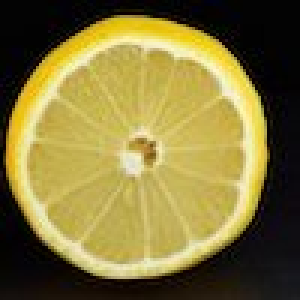
#> input picture Fall-23-APML-Public-main/Images/lemon.jpeg, 100 x 100 px, found by its file name (shown 3 times larger)
$ jupyter execute HW1.ipynb
#> lines starting #> are read from the running program, lines starting #| are printed output that depends on the picture
<table>
 <tr align=left><td>
 <td>This notebook is provided under the Creative Commons Attribution license, CC-BY 4.0. All code is made available under MIT License (c) Arash Sarshar.</td>
 <td> </td>
</table>

## Some ground rules for writing good responses in your assignments

* Make sure that you provide ample comments to communicate what you are trying to do clearly. Do not assume that anyone reading the code would immediately  understand the context.
* If you need to create new variables, think about naming them in descriptive ways.
* Each and every output should be reproducible. If you are creating a plot, make sure you include the code for that plot.
* Cite your references, including AI ones.

## Let's load the lemon picture again

[cell 1]
import numpy as np
from numpy.linalg import *
from PIL import Image
import matplotlib.pyplot as plt

PIL stands for Python Imaging Library, and it provides the necessary tools and functions for handling images in Python. It is used for image processing, manipulation, and analysis.

[cell 2]
image = np.array(Image.open('./Images/lemon.jpeg'))
#> image is the input picture: shape (100, 100, 3); mean R, G, B 130.2, 117.5, 59.3

## Part 1

Write a block of commands that does the following.

1. Print the shape of the image
1. Create a new variable called `img_single_channel` that is equivalent to __the last color channel__ of `image`
3. Print the shape of `img_single_channel` to check that it has the same number of pixels as the original image
4. Use `plt.imshow` to plot  `img_single_channel`

[cell 3]
#import cv2 to use OpenCV library for color extraction from a specific channel
import cv2

#prints out the deminison of the image in form a tuple
print(image.shape)
#| (100, 100, 3)

#Note: I am not sure if this is the correct way of getting the last color channel, which I assume is Blue from the RGB. Thus is why I imported cv2
#reads the image
img = cv2.imread('./Images/lemon.jpeg')

#sets new variable to last color channel, Blue
img_single_channel = img[:,:,0]
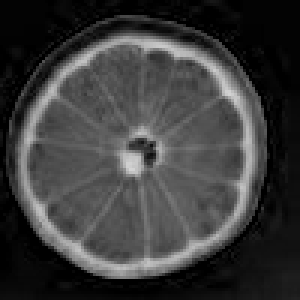
#> img_single_channel: shape (100, 100) (shown 3 times larger); min 0, max 211, mean 59.3

#prints out the deminisons of the new image
print(img_single_channel.shape)
#| (100, 100)

#plots the new image with just one color channel
plt.imshow(img_single_channel)

## Part 2

Write a block of commands that does the following.

1. Create a new variable called `img_average_channel` that is equivalent to __the average of all three color channels__ of `image`
3. Print the shape of `img_average_channel` to check that it has the same number of pixels as the original image
4. Use `plt.imshow` to plot  the original image in `image`, compare the result with the result of `Part 1`, and comment on the differences and which one you would say is better

[cell 4]
#To take the average of all three color channels, we call np.mean and input the image and 0 to get the average
img_average_channel = np.mean(image,2)
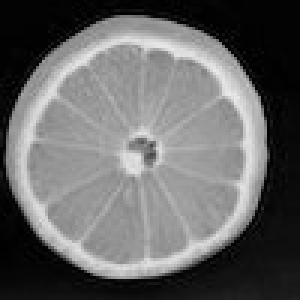
#> img_average_channel: shape (100, 100) float64 (shown 3 times larger); min 0, max 234.7, mean 102.3

 #Now print out the deminison of the average image and then plot the original image
print(img_average_channel.shape)
#| (100, 100)
plt.imshow(image)

Comparing the two images, the difference from the two is that the image from Part 1 comes out as a heat map or a possible depths of the colors since we are looking only at the last color channel for the Part 1 image.

## Part 3

1. Describe what an identity matrix is. What does multiplying with an identity matrix do?
1. Create an identity matrix called `identity_matrix` that has the same size as `img_average_channel`.
2. Print a random row out of `identity_matrix` and describe your observations.

An identity matrix is a sqaure matrix that has ones (1) diagonally and rest of the elements are zeros. Multiplying an identity matrix with a matrix just results in the original matrix as the identity matrix does not change the original matrix

[cell 5]
#Using np.eye to create an identity matrix with the average number of row and columns of img_average_channel
identity_matrix = np.eye(img_average_channel.shape[0])

#Grabing a random row from identity matrix by using np.random.randint which randomize a row with index [0,99]
rand_matrix = identity_matrix[np.random.randint(0,99)]
print(rand_matrix)
#| [0. 0. 0. 0. 0. 0. 0. 0. 0. 0. 0. 0. 0. 0. 0. 0. 0. 0. 0. 0. 0. 0. 0. 0.
#|  0. 0. 0. 0. 0. 0. 0. 0. 0. 0. 0. 0. 0. 0. 0. 0. 0. 0. 0. 0. 1. 0. 0. 0.
#|  0. 0. 0. 0. 0. 0. 0. 0. 0. 0. 0. 0. 0. 0. 0. 0. 0. 0. 0. 0. 0. 0. 0. 0.
#|  0. 0. 0. 0. 0. 0. 0. 0. 0. 0. 0. 0. 0. 0. 0. 0. 0. 0. 0. 0. 0. 0. 0. 0.
#|  0. 0. 0. 0.]

Only one value is is 1 is printed out in a random row as the rest are 0

## Part 4

We are going to use `identity_matrix` to scramble the rows and columns of `img_average_channel`.

1. First, create a numpy array that contains the numbers $0,1, \cdots, N$ where $N$ is the number of rows in the image.

2. Use `numpy.random.shuffle` to shuffle the indices. Call the shuffled array, `rows`

4. Print `rows` and inspect the elements.

[cell 6]
#Generates a list of row indices from number of rows in the original image
rows = np.arange(image.shape[0])
#> rows = 100 values from 0 to 99

#Shuffles the row indices
np.random.shuffle(rows)

#Prints out the shuffled row indices
print(rows)
#| [26 86  2 55 75 94 16 73 54 96 53 93 78 13  7 30 22 24 33  8 43 62  3 71
#|  45 48  6 44 82 76 60 80 91 68 51 27 18 56 63 74  1 61 42 41  4 15 17 40
#|  38  5 92 59  0 34 28 50 11 35 23 52 10 31 66 57 79 85 32 84 14 90 19 29
#|  49 98 99 69 20 95 72 77 25 37 81 46 39 65 58 12 89 88 70 87 36 21 83  9
#|  97 67 64 47]

## Part 5

1. Use your array of random row indices to create a new matrix `T` from `identity_matrix`. Overall, `T` has the same elements as `identity_matrix`, but the order of the rows of `T` should be according to the variable `rows`
2. Take a moment to think about what we are doing here. Describe in your own words what matrix `T` is.
3. Sanity check, print the shape of `T` and make sure it is the same size as `identity_matrix` and `img_average_channel`. If you need to,  reshape it to have the same size.

[cell 7]
#Creates new matrix with indentity matrix of shuffled row indices
T = identity_matrix[rows]

#A sanity check to make sure shape of T is same as identity_matrix and img_average_channel
print(T.shape)
#| (100, 100)

## Part 6

1. Matrix multiply `T` and `img_average_channel` and store the result in `transformed_image`. Check the shape of the result.
2. Plot `transformed_image` and describe the pattern you see.
3. Think about what each dot product in the matrix multiplication is doing. Describe in your own words what this transformation is doing to the original image.

[cell 8]
#New matrix is set that is a multiple of T and img_average_channel
transformed_image = T @ img_average_channel
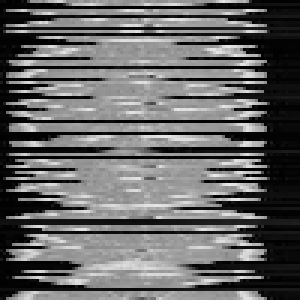
#> transformed_image: shape (100, 100) float64 (shown 3 times larger); min 0, max 234.7, mean 102.3

#Prints out the new matrix
print(transformed_image.shape)
#| (100, 100)

#Plots the new matrix
plt.imshow(transformed_image)

The new image is now a scramble image of the lemon, almost as wave length but shown vertically.The colors are kept the same but now the rows are shuffled around due to using dot product on the shuffled Identity Matrix and the Average Channel matrix.

## Part 7

1. We now want to retrieve the original image. Is matrix `T` invertible? How would you show that it is invertible?
2. Compute the inverse and store the matrix in `Tinv`.
3. Perform the inverse of the scrambling operation and plot the result to show that you retrieved the original image.

We can show that matrix T is invertible by calculating the determinant matrix of T. If the result is not equal to 0, then the matrix is invertible.

[cell 9]
#Using linalg.det to determine the determinant of Matrix T
det_T = np.linalg.det(T)
#> det_T = 1
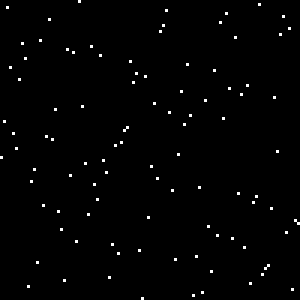
#> T: shape (100, 100) float64 (shown 3 times larger); values 0 (black) and 1 (white), 1% white in thin lines or dots

#Prints out the result of the determinant
print(det_T)
#| 1.0

#Using linalg.inv to get the inverse of Matrix T
Tinv = np.linalg.inv(T)

#Multply the inverse of Matrix T to the tranformed image
org_image = Tinv @ transformed_image

#Plot the matrix multiplication
plt.imshow(org_image)

## Part 8: Extra Points

* We want to perform the same operations but on the columns of the original image. How would you do the matrix algebra? Plot the scrambled image for the proof of concept.

[cell 10]
#Generates a list of col indices from number of cols in the original image
cols = np.arange(image.shape[1])
#> cols = 100 values from 0 to 99

#Shuffles the col indices
np.random.shuffle(cols)

#Creates new matrix with indentity matrix of shuffled col indices
col_T = identity_matrix[cols]

#New matrix is set that is a multiple of img_average_channel and col_T
#**Must switch the multiplication to have it horizontally
transformed_image = img_average_channel @ col_T
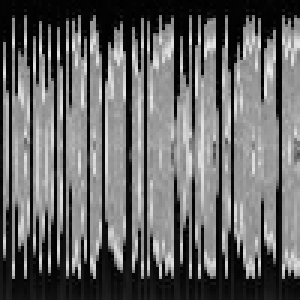
#> transformed_image: shape (100, 100) float64 (shown 3 times larger); min 0, max 234.7, mean 102.3

#Prints out the new matrix
print(transformed_image.shape)
#| (100, 100)

#Plots the new matrix
plt.imshow(transformed_image)
